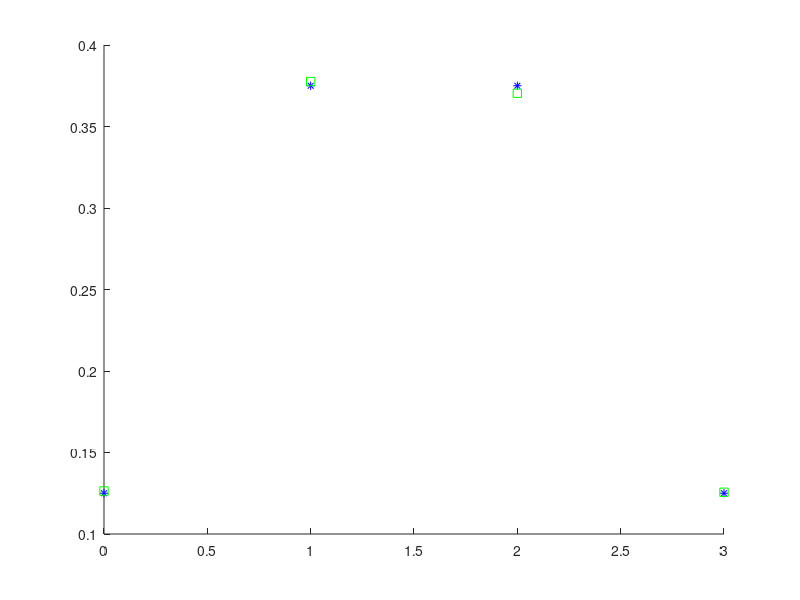
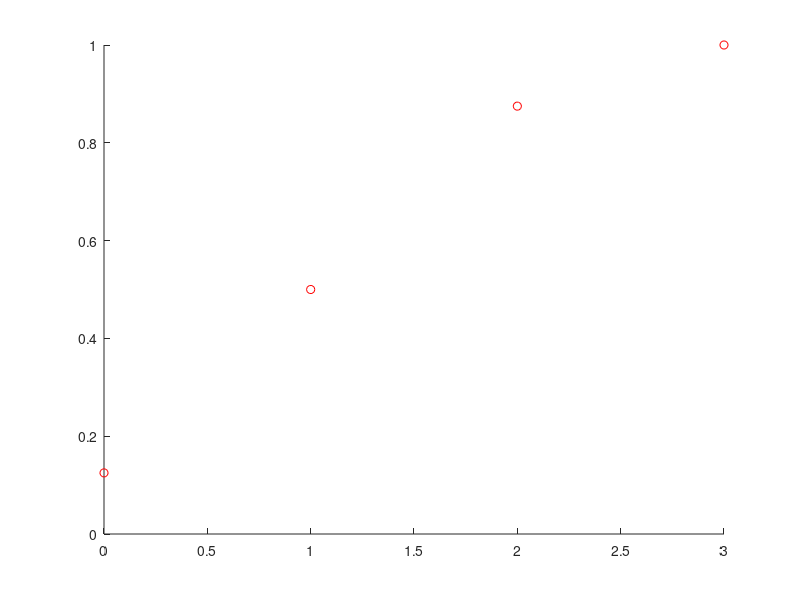
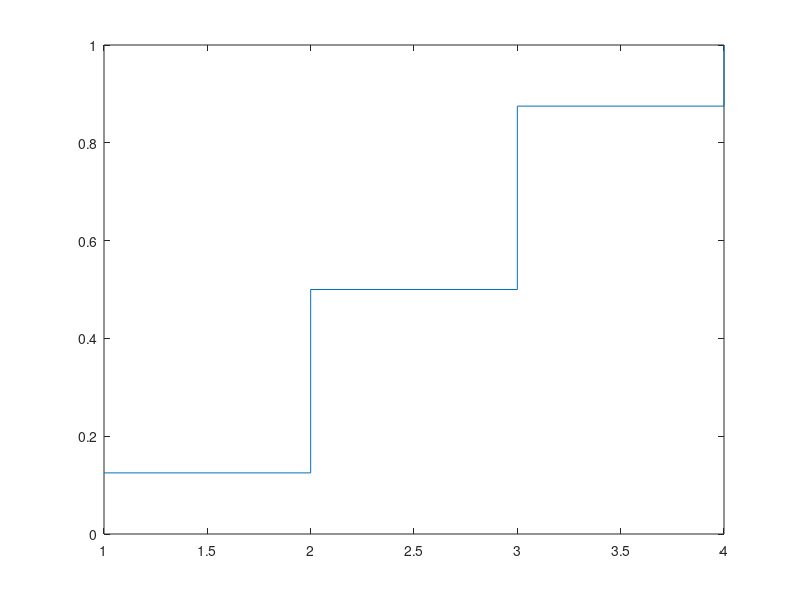

Write MATLAB code to recreate these figures, in order.
clear all
n=3;
p=0.5;
k=0:n;

Y=pdf('bino',k,n,p);
figure(1)
hold on
plot(k,Y,'b*')

Z=cdf('bino',k,n,p);
figure(2)
hold on
plot(k,Z,'ro')

figure(3)
stairs(Z)

C=pdf('bino',0,n,p);

C1=1-pdf('bino',1,n,p);

D=cdf('bino',2,n,p);
D1=cdf('bino',1,n,p);

E=1-cdf('bino',0,n,p);
E1=1-cdf('bino',1,n,p);

N=5000;
A=rand(3,N);
x=sum(A<0.5);
v(1)=sum(x==0)/N;
v(2)=sum(x==1)/N;
v(3)=sum(x==2)/N;
v(4)=sum(x==3)/N;
figure(1)
plot(k,v,'gs');